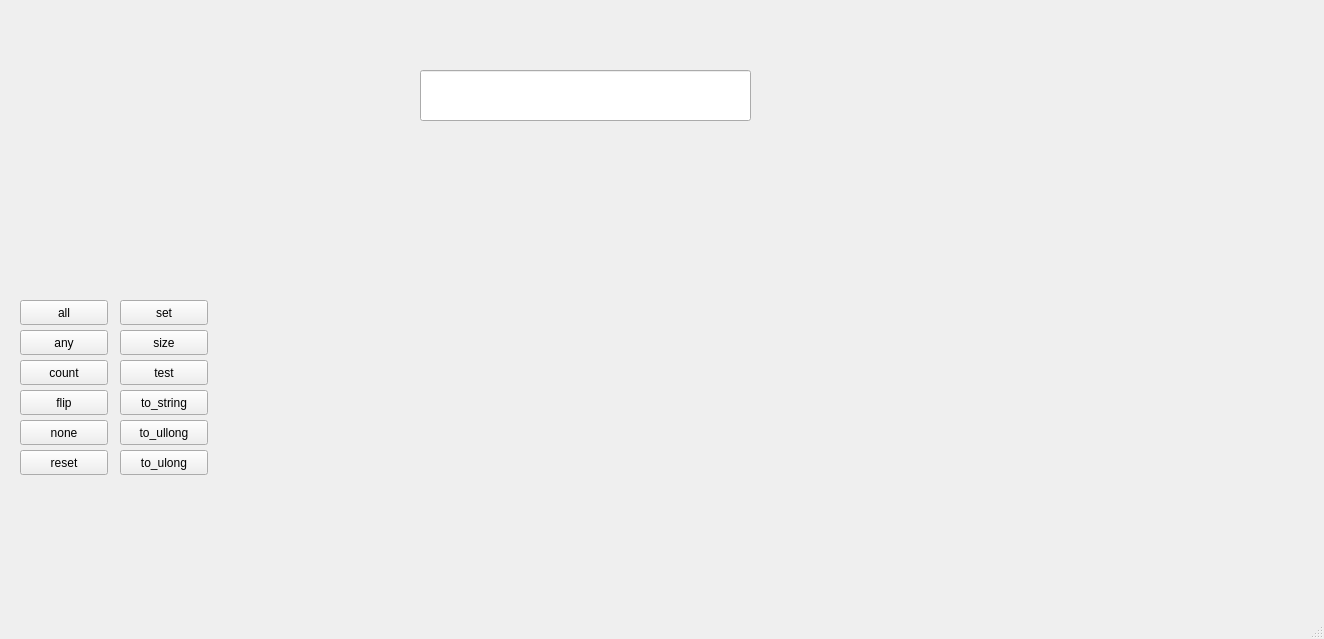
<?xml version="1.0" encoding="UTF-8"?>
<ui version="4.0">
 <class>MainWindow</class>
 <widget class="QMainWindow" name="MainWindow">
  <property name="geometry">
   <rect>
    <x>0</x>
    <y>0</y>
    <width>1324</width>
    <height>639</height>
   </rect>
  </property>
  <property name="windowTitle">
   <string>MainWindow</string>
  </property>
  <widget class="QWidget" name="centralwidget">
   <widget class="QLineEdit" name="lineEdit">
    <property name="geometry">
     <rect>
      <x>420</x>
      <y>70</y>
      <width>331</width>
      <height>51</height>
     </rect>
    </property>
   </widget>
   <widget class="QPushButton" name="pushButton">
    <property name="geometry">
     <rect>
      <x>20</x>
      <y>300</y>
      <width>88</width>
      <height>25</height>
     </rect>
    </property>
    <property name="text">
     <string>all</string>
    </property>
   </widget>
   <widget class="QPushButton" name="pushButton_2">
    <property name="geometry">
     <rect>
      <x>20</x>
      <y>330</y>
      <width>88</width>
      <height>25</height>
     </rect>
    </property>
    <property name="text">
     <string>any</string>
    </property>
   </widget>
   <widget class="QPushButton" name="pushButton_3">
    <property name="geometry">
     <rect>
      <x>20</x>
      <y>360</y>
      <width>88</width>
      <height>25</height>
     </rect>
    </property>
    <property name="text">
     <string>count</string>
    </property>
   </widget>
   <widget class="QPushButton" name="pushButton_4">
    <property name="geometry">
     <rect>
      <x>20</x>
      <y>390</y>
      <width>88</width>
      <height>25</height>
     </rect>
    </property>
    <property name="text">
     <string>flip</string>
    </property>
   </widget>
   <widget class="QPushButton" name="pushButton_5">
    <property name="geometry">
     <rect>
      <x>20</x>
      <y>420</y>
      <width>88</width>
      <height>25</height>
     </rect>
    </property>
    <property name="text">
     <string>none</string>
    </property>
   </widget>
   <widget class="QPushButton" name="pushButton_6">
    <property name="geometry">
     <rect>
      <x>20</x>
      <y>450</y>
      <width>88</width>
      <height>25</height>
     </rect>
    </property>
    <property name="text">
     <string>reset</string>
    </property>
   </widget>
   <widget class="QPushButton" name="pushButton_7">
    <property name="geometry">
     <rect>
      <x>120</x>
      <y>300</y>
      <width>88</width>
      <height>25</height>
     </rect>
    </property>
    <property name="text">
     <string>set</string>
    </property>
   </widget>
   <widget class="QPushButton" name="pushButton_8">
    <property name="geometry">
     <rect>
      <x>120</x>
      <y>330</y>
      <width>88</width>
      <height>25</height>
     </rect>
    </property>
    <property name="text">
     <string>size</string>
    </property>
   </widget>
   <widget class="QPushButton" name="pushButton_9">
    <property name="geometry">
     <rect>
      <x>120</x>
      <y>360</y>
      <width>88</width>
      <height>25</height>
     </rect>
    </property>
    <property name="text">
     <string>test</string>
    </property>
   </widget>
   <widget class="QPushButton" name="pushButton_10">
    <property name="geometry">
     <rect>
      <x>120</x>
      <y>390</y>
      <width>88</width>
      <height>25</height>
     </rect>
    </property>
    <property name="text">
     <string>to_string</string>
    </property>
   </widget>
   <widget class="QPushButton" name="pushButton_11">
    <property name="geometry">
     <rect>
      <x>120</x>
      <y>420</y>
      <width>88</width>
      <height>25</height>
     </rect>
    </property>
    <property name="text">
     <string>to_ullong</string>
    </property>
   </widget>
   <widget class="QPushButton" name="pushButton_12">
    <property name="geometry">
     <rect>
      <x>120</x>
      <y>450</y>
      <width>88</width>
      <height>25</height>
     </rect>
    </property>
    <property name="text">
     <string>to_ulong</string>
    </property>
   </widget>
   <widget class="QLabel" name="label">
    <property name="geometry">
     <rect>
      <x>430</x>
      <y>170</y>
      <width>321</width>
      <height>51</height>
     </rect>
    </property>
    <property name="text">
     <string/>
    </property>
   </widget>
  </widget>
  <widget class="QMenuBar" name="menubar">
   <property name="geometry">
    <rect>
     <x>0</x>
     <y>0</y>
     <width>1324</width>
     <height>22</height>
    </rect>
   </property>
  </widget>
  <widget class="QStatusBar" name="statusbar"/>
 </widget>
 <resources/>
 <connections/>
</ui>
